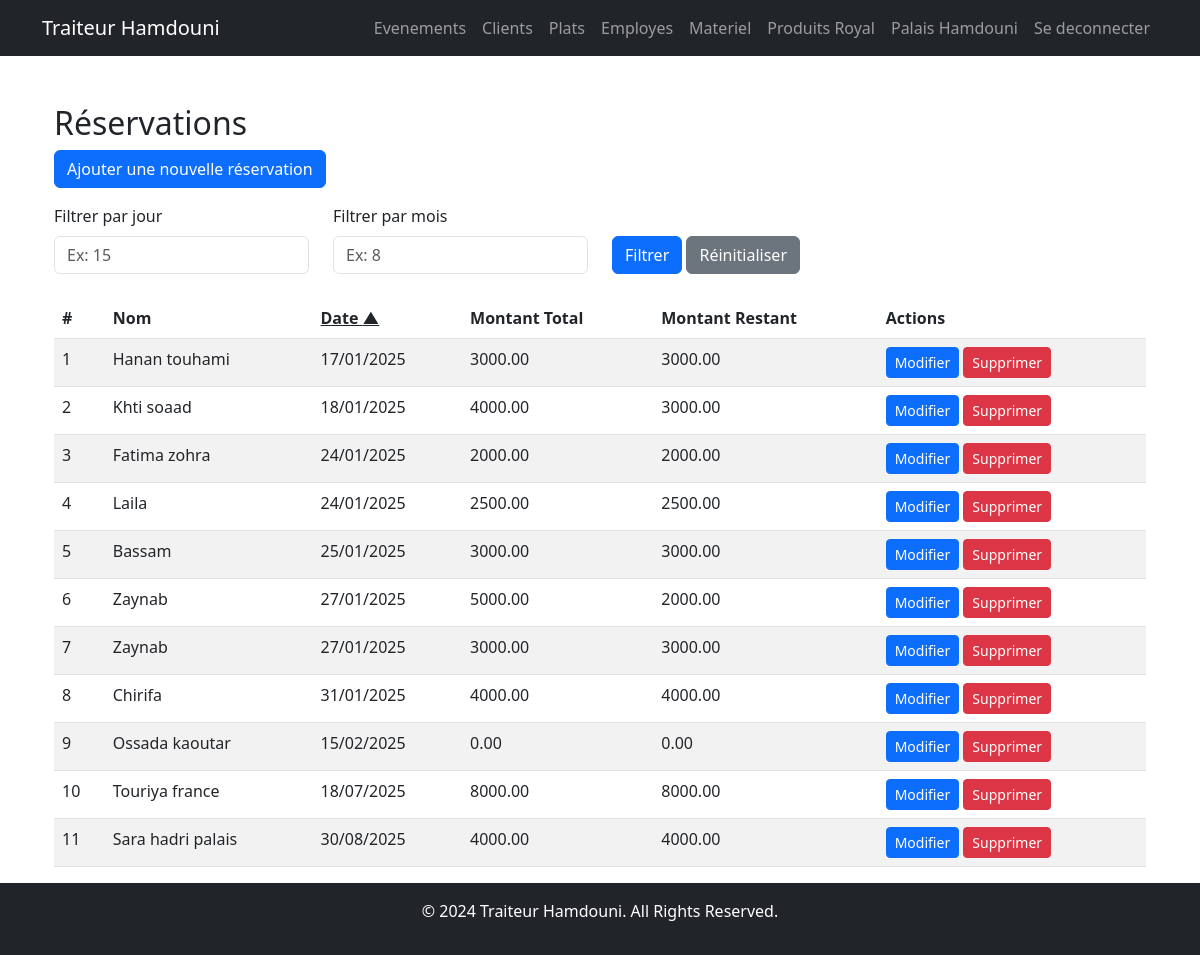
Page /reservations/ (signed in) on the earlier database version.
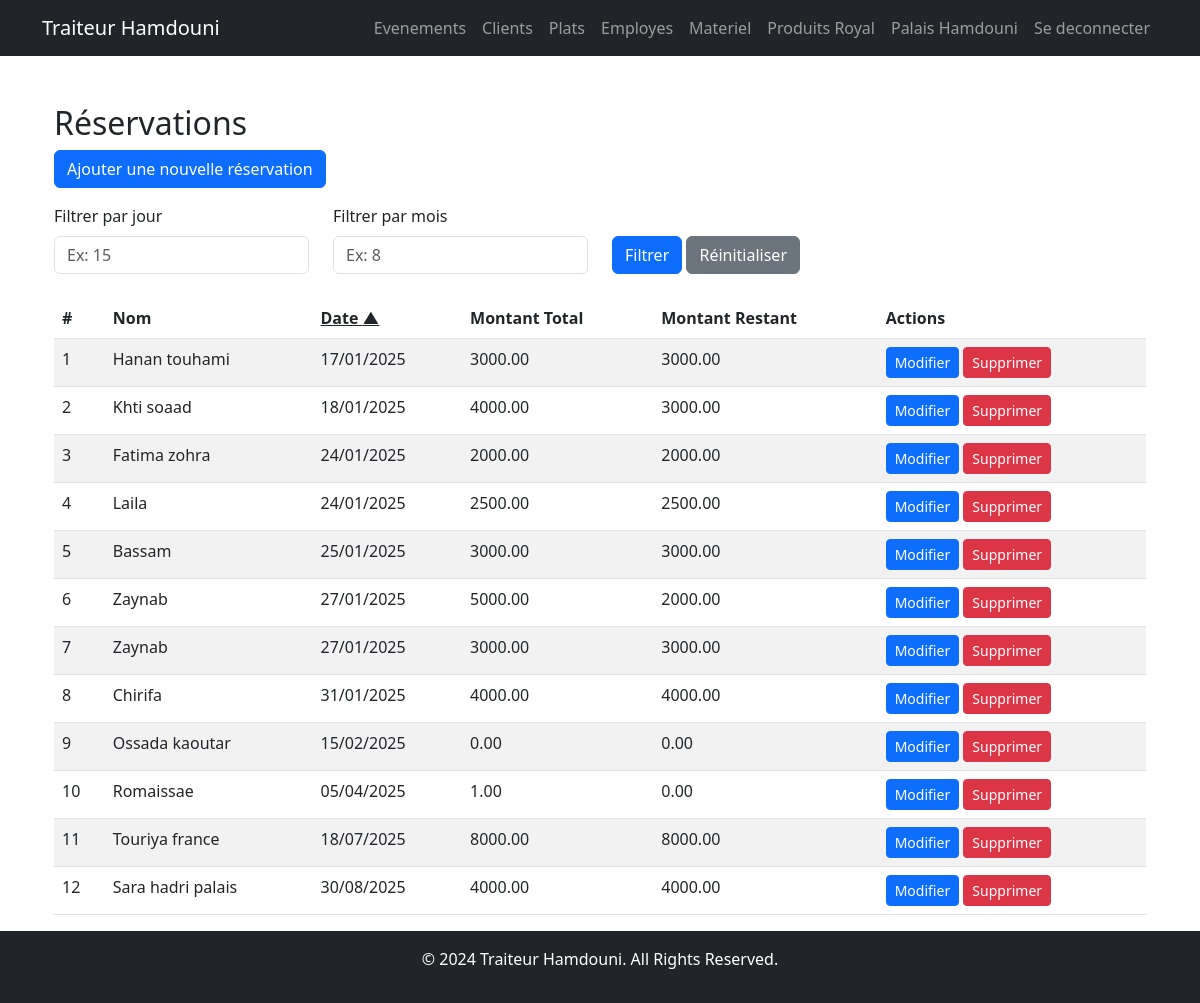
Same page on the later database version.
### reservation/models.py (models this page shows, shortened)
class Reservation(models.Model):
    name = models.CharField(max_length=255, verbose_name="Client Name")
    date = models.DateField(verbose_name="Reservation Date")
    decorations_required = models.BooleanField(default=False, verbose_name="Decorations Required")
    traiteur_required = models.BooleanField(default=False, verbose_name="Traiteur Required")
    traiteur_name = models.CharField(max_length=255, blank=True, null=True, verbose_name="Caterer Name")
    total_amount = models.DecimalField(max_digits=10, decimal_places=2, verbose_name="Total Amount")
    advance_amount = models.DecimalField(max_digits=10, decimal_places=2, verbose_name="Advance Amount")
    notes = models.TextField(blank=True, null=True, verbose_name="Notes")
    @property
    def remaining_amount(self):
        return self.total_amount - self.advance_amount

### reservation/views.py (the view)
# urls.py: path('', reservation_list, name='reservation_list'),
def reservation_list(request):
    sort = request.GET.get('sort', 'asc')
    toggle_sort = 'desc' if sort == 'asc' else 'asc'  # Determine the toggle direction
    filter_day = request.GET.get('day')
    filter_month = request.GET.get('month')
    reservations = Reservation.objects.all()
    if sort == 'desc':
        reservations = reservations.order_by('-date')
    else:
        reservations = reservations.order_by('date')
    if filter_day:
        reservations = reservations.annotate(day=ExtractDay('date')).filter(day=filter_day)
    if filter_month:
        reservations = reservations.annotate(month=ExtractMonth('date')).filter(month=filter_month)
    return render(request, 'reservations/reservation_list.html', {
        'reservations': reservations,
        'sort': sort,
        'toggle_sort': toggle_sort,
        'filter_day': filter_day,  # Pass current day filter to the template
        'filter_month': filter_month,  # Pass current month filter to the template
    })

### reservation/templates/reservations/reservation_list.html (shortened to what this page needs)
{% extends 'base.html' %}
{% block content %}
<div class="container mt-4">
    <h2>Réservations</h2>
    <a href="{% url 'reservations:add_reservation' %}" class="btn btn-primary mb-3">Ajouter une nouvelle réservation</a>
    <form method="get" class="mb-4">
        <div class="row">
            <div class="col-md-3">
                <label for="filter-day" class="form-label">Filtrer par jour</label>
                <input type="number" id="filter-day" name="day" class="form-control" placeholder="Ex: 15" value="{{ filter_day }}">
            </div>
            <div class="col-md-3">
                <label for="filter-month" class="form-label">Filtrer par mois</label>
                <input type="number" id="filter-month" name="month" class="form-control" placeholder="Ex: 8" value="{{ filter_month }}">
            </div>
            <div class="col-md-3 align-self-end">
                <button type="submit" class="btn btn-primary">Filtrer</button>
                <a href="{% url 'reservations:reservation_list' %}" class="btn btn-secondary">Réinitialiser</a>
            </div>
        </div>
    </form>
    <table class="table table-striped">
        <thead>
            <tr>
                <th>#</th>
                <th>Nom</th>
                <th>
                    <a href="?sort={{ toggle_sort }}{% if filter_day %}&day={{ filter_day }}{% endif %}{% if filter_month %}&month={{ filter_month }}{% endif %}" class="text-dark">
                        Date {% if sort == 'asc' %}▲{% else %}▼{% endif %}
                    </a>
                </th>
                <th>Montant Total</th>
                <th>Montant Restant</th>
                <th>Actions</th>
            </tr>
        </thead>
        <tbody>
            {% for reservation in reservations %}
            <tr>
                <td>{{ forloop.counter }}</td>
                <td>{{ reservation.name }}</td>
                <td>{{ reservation.date|date:"d/m/Y" }}</td>
                <td>{{ reservation.total_amount }}</td>
                <td>{{ reservation.remaining_amount }}</td>
                <td>
                    <a href="{% url 'reservations:edit_reservation' reservation.id %}" class="btn btn-sm btn-primary">Modifier</a>
                    <form method="post" action="{% url 'reservations:delete_reservation' reservation.id %}" style="display:inline;">
                        <button type="submit" class="btn btn-sm btn-danger">Supprimer</button>
                    </form>
                </td>
            </tr>
            {% empty %}
            <tr>
                <td colspan="6" class="text-center">Aucune réservation trouvée.</td>
            </tr>
            {% endfor %}
        </tbody>
    </table>
</div>
{% endblock %}

Differences in the rows shown:
added Reservation: name "Romaissae", date "05/04/2025", total_amount "1.00", remaining_amount "0.00"
